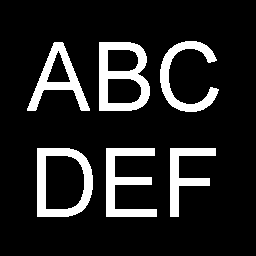
#> input picture ColabIP/Images/abcdef.bmp, 256 x 256 px, found by its file name
$ jupyter execute '픽셀 비트 AND 연산.ipynb'   (shell and % lines are left out)
#> lines starting #> are read from the running program, lines starting #| are printed output that depends on the picture; after the words box and inside, x2 and y2 are one past the last pixel; in counts of white or black regions, pixels touching at a corner belong together
[cell 1]
from google.colab.patches import cv2_imshow
import numpy as np
import cv2
import matplotlib.pyplot as plt

[cell 2]
from google.colab import drive
drive.mount('/content/gdrive')

[cell 3]
img1 = cv2.imread('/content/gdrive/My Drive/ColabIP/Images/abcdef.bmp')
#> img1 is the input picture: shape (256, 256, 3); 13.7% white; 6 white regions, box (x1, y1, x2, y2) and area: (99, 42, 150, 111) 1855, (37, 148, 93, 217) 1668, (106, 148, 157, 217) 1573, (27, 42, 90, 111) 1364, (160, 41, 219, 112) 1344, (170, 148, 216, 217) 1165
img2 = cv2.imread('/content/gdrive/My Drive/ColabIP/Images/a.bmp')
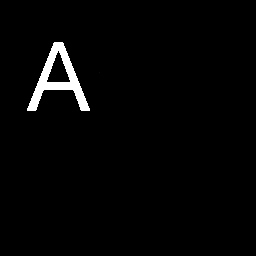
#> input picture ColabIP/Images/a.bmp, 256 x 256 px, found by its file name
#> img2 is the input picture: shape (256, 256, 3); min 0, max 255, mean 5.3
RGB_img1 = cv2.cvtColor(img1, cv2.COLOR_BGR2RGB)
RGB_img2 = cv2.cvtColor(img2, cv2.COLOR_BGR2RGB)

[cell 4]
output_img = cv2.cvtColor(img1, cv2.COLOR_BGR2RGB)

[cell 5]
R_img1,G_img1,B_img1 = cv2.split(RGB_img1)
R_img2,G_img2,B_img2 = cv2.split(RGB_img2)

[cell 6]
R_plus=np.zeros((RGB_img1.shape[0], RGB_img1.shape[1]),dtype=np.ubyte)
G_plus=np.zeros((RGB_img1.shape[0], RGB_img1.shape[1]),dtype=np.ubyte)
B_plus=np.zeros((RGB_img1.shape[0], RGB_img1.shape[1]),dtype=np.ubyte)

[cell 7]
def saturation(value):
  if(value>255):
    value = 255;
  return value;
W=0.4

[cell 8]
for h in range(RGB_img1.shape[0]):
  for w in range(RGB_img1.shape[1]):
    R_plus[h,w]=saturation(np.int32(R_img1[h,w])&np.int32(R_img2[h,w]))
    G_plus[h,w]=saturation(np.int32(G_img1[h,w])&np.int32(G_img2[h,w]))
    B_plus[h,w]=saturation(np.int32(B_img1[h,w])&np.int32(B_img2[h,w]))

[cell 9]
plt.figure(figsize=(20,20))
plt.subplot(1,3,1)
plt.title("Image1")
plt.imshow(RGB_img1)
plt.axis("off")
plt.subplot(1,3,2)
plt.title("Image2")
plt.imshow(RGB_img2)
plt.axis("off")
plt.subplot(1,3,3)
output_img[:,:,0]=R_plus
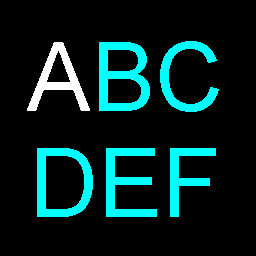
#> output_img: shape (256, 256, 3); mean R, G, B 5.3, 34.9, 34.9
output_img[:,:,1]=G_plus
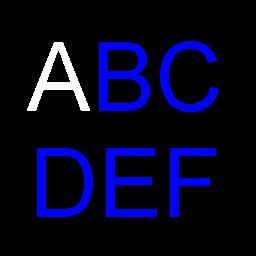
#> output_img: shape (256, 256, 3); 11.6% of pixels changed, all inside (x1, y1, x2, y2) = (37, 41, 219, 217)
output_img[:,:,2]=B_plus
plt.title("Pixel AND Image")
plt.imshow(output_img)
plt.axis("off")
plt.show()
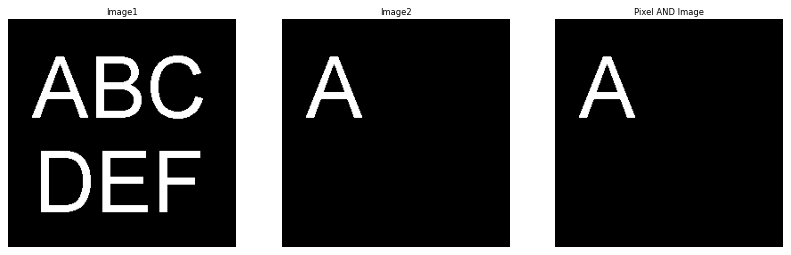
#> figure drawn by matplotlib, 3 panels
